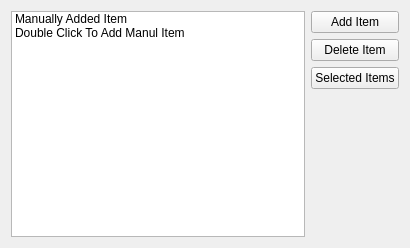
<?xml version="1.0" encoding="UTF-8"?>
<ui version="4.0">
 <class>Widget</class>
 <widget class="QWidget" name="Widget">
  <property name="geometry">
   <rect>
    <x>0</x>
    <y>0</y>
    <width>410</width>
    <height>248</height>
   </rect>
  </property>
  <property name="windowTitle">
   <string>Widget</string>
  </property>
  <layout class="QHBoxLayout" name="horizontalLayout_2">
   <item>
    <layout class="QHBoxLayout" name="horizontalLayout">
     <item>
      <widget class="QListWidget" name="listWidget">
       <item>
        <property name="text">
         <string>Manually Added Item</string>
        </property>
       </item>
       <item>
        <property name="text">
         <string>Double Click To Add Manul Item</string>
        </property>
       </item>
      </widget>
     </item>
     <item>
      <layout class="QVBoxLayout" name="verticalLayout">
       <item>
        <widget class="QPushButton" name="addItemBtn">
         <property name="text">
          <string>Add Item</string>
         </property>
        </widget>
       </item>
       <item>
        <widget class="QPushButton" name="deleteItemBtn">
         <property name="text">
          <string>Delete Item</string>
         </property>
        </widget>
       </item>
       <item>
        <widget class="QPushButton" name="selectedItemsBtn">
         <property name="text">
          <string>Selected Items</string>
         </property>
        </widget>
       </item>
       <item>
        <spacer name="verticalSpacer">
         <property name="orientation">
          <enum>Qt::Vertical</enum>
         </property>
         <property name="sizeHint" stdset="0">
          <size>
           <width>20</width>
           <height>118</height>
          </size>
         </property>
        </spacer>
       </item>
      </layout>
     </item>
    </layout>
   </item>
  </layout>
 </widget>
 <resources/>
 <connections/>
</ui>
